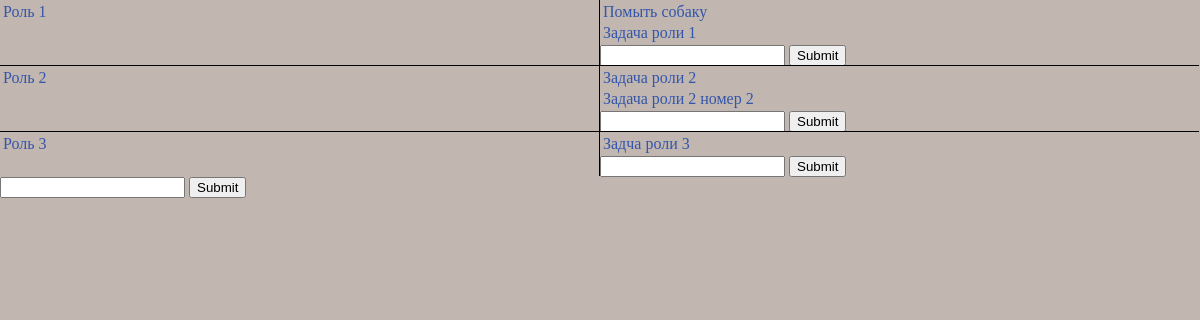
/WeekScheduler/, run on an earlier commit of the app's database.
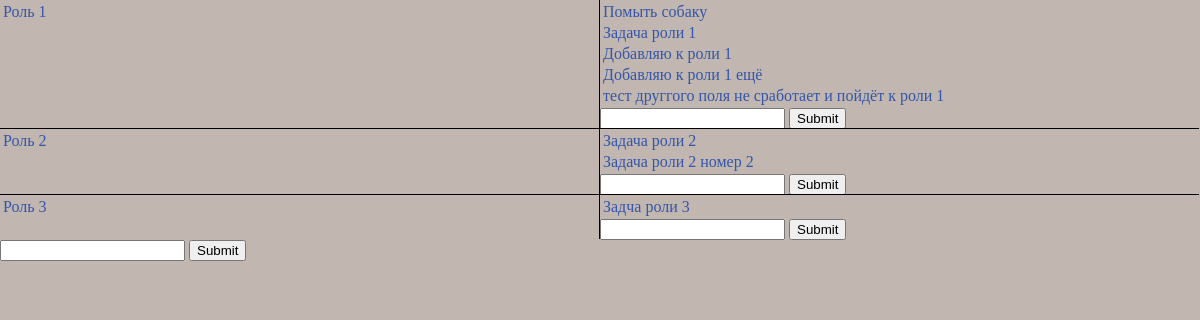
And on a later commit of the database.
### WeekScheduler/models.py (models this page shows, shortened)
class Role(models.Model):
    role_name = models.CharField(max_length=100)

class Goal(models.Model):
    goal_text = models.CharField(max_length=300)
    color = models.IntegerField(default=0xc1b7b0)
    week_num = models.IntegerField(default=0) # 0 - 6 Monday-Sunday
    day_num = models.IntegerField(default=0)
    number_in_day = models.IntegerField(default=0)
    role_id = models.ForeignKey(Role, on_delete=models.SET_NULL, null=True)
    time = models.TimeField(auto_now=False, auto_now_add=False, null=True, blank=True)

### WeekScheduler/views.py (the view)
# urls.py: path("", views.role_and_goal, name="role_and_goal"),
def role_and_goal(request):
    roles_list = Role.objects.all()
    goals_list = Goal.objects.all()
    forms = []
    for role in roles_list:
        print(type(int(role.pk)))
        forms.append(Goal_form(initial={'role': int(role.pk)}))
    role_form = Role_form()
    context = {
        "roles_list": roles_list,
        "goals_list": goals_list,
        "goles_form_list": zip(roles_list, forms),
        "role_forms": role_form
    }
    return render(request, "WeekScheduler/roles_and_goals.html", context)

### WeekScheduler/forms.py
class Role_form(forms.Form):
    def __init__(self, *args, **kwargs):
        super(Role_form, self).__init__(*args, **kwargs)
    role_name = forms.CharField(label='', max_length=100)

### WeekScheduler/templates/WeekScheduler/roles_and_goals.html (shortened to what this page needs)
<!DOCTYPE html>
<html>
<body>
  <div class="container">
    <div class = "table">
      {% for role, role_form in goles_form_list%}
      <div class="row">
        <div class ="column left">
            <p>{{role.role_name}}</p>
        </div>
        <div class = "column right">
          {% for goal in goals_list %}
            {% if goal.role_id.id == role.id %}
              <p><span>{{goal.goal_text}}</span></p>
            {% endif %}
          {% endfor %}
          <form action="handle_goal_add" method="post">
            {{role_form.goal_text}}
            <input type="submit" value="Submit">
          </form>
        </div>
      </div>
      {% endfor %}
      <form action="handle_new_role" method="post">
        {{role_forms.role_name}}
        <input type="submit" value="Submit">
      </form>
    </div>
  </div>
</body>
</html>

What changed in the data, as far as the page shows it:
added Goal: goal_text "Добавляю к роли 1", shown under Role "Роль 1"
added Goal: goal_text "Добавляю к роли 1 ещё", shown under Role "Роль 1"
added Goal: goal_text "тест друггого поля не сработает и пойдёт к роли 1", shown under Role "Роль 1"
